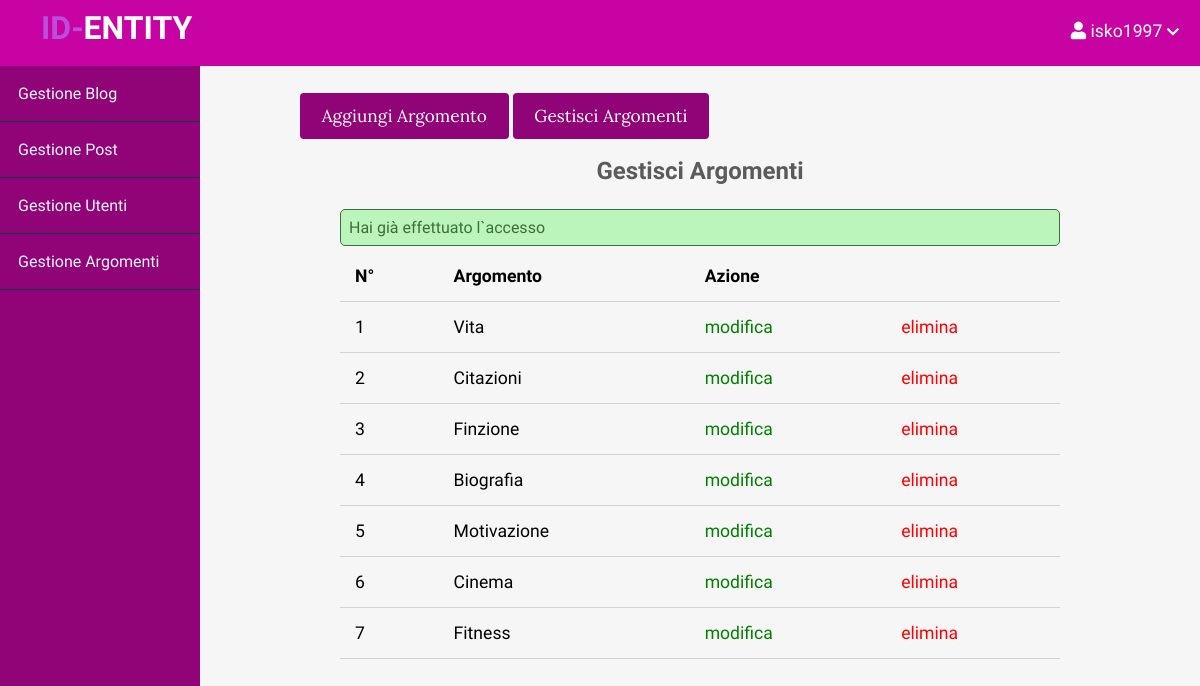
The page /admin/topics/index.php (signed in) on the database its author committed.
### tables this page shows
CREATE TABLE `topics` (
  `id` int(11) NOT NULL,
  `name` varchar(100) NOT NULL,
  `description` text NOT NULL
);

### app/controllers/topics.php (called while the page is built, shortened)
<?php
include(ROOT_PATH . "/app/database/db.php");
$table = 'topics';
$topics = selectAll($table);

### app/database/db.php (called while the page is built, shortened)
<?php
require('connect.php');
function selectAll($table, $conditions = [])
{
    global $conn;
    $sql = "SELECT * FROM $table";
    if (empty($conditions)) {
        $stmt = $conn->prepare($sql);
        $stmt->execute();
        $records = $stmt->get_result()->fetch_all(MYSQLI_ASSOC);
        return $records;
    }
}

### admin/topics/index.php (the view, shortened to what this page needs)
<?php include(ROOT_PATH . "/app/controllers/topics.php");
?>
<!DOCTYPE html>
<html lang="en">
    <head>
        <link rel="stylesheet"
            href="https://use.fontawesome.com/releases/v5.7.2/css/all.css"
>
        <link rel="stylesheet" href="../../assets/css/style.css">
        <link rel="stylesheet" href="../../assets/css/admin.css">
    </head>
    <body>
    <?php include(ROOT_PATH . "/app/includes/adminHeader.php"); ?>
        <div class="admin-wrapper">
        <?php include(ROOT_PATH . "/app/includes/adminSidebar.php"); ?>
            <div class="admin-content">
                <div class="button-group">
                    <a href="create.php" class="btn btn-big"style="background:#910477;">Aggiungi Argomento</a>
                    <a href="index.php" class="btn btn-big"style="background:#910477;">Gestisci Argomenti</a>
                </div>
                <div class="content">
                    <h2 class="page-title">Gestisci Argomenti</h2>
                    <?php include(ROOT_PATH . "/app/includes/messages.php"); ?>
                    <?php if( $_SESSION['admin']==1): ?>
                    <table>
                        <thead>
                            <th>N°</th>
                            <th>Argomento</th>
                            <th colspan="2">Azione</th>
                        </thead>
                        <tbody>
                            <?php foreach ($topics as $key => $topic): ?>
                               <tr>
                                    <td><?php echo $key + 1; ?></td>
                                    <td><?php echo $topic['name']; ?></td>
                                    <td><a href="edit.php?id=<?php echo $topic['id']; ?>" class="edit">modifica</a></td>
                                    <td><a onclick="myFunction()" value="save" class="delete">elimina</a></td>
                                </tr>
                            <?php endforeach; ?>
                        </tbody>
                    </table>
                    <?php endif; ?>
                </div>
            </div>
        </div>
    </body>
</html>

### app/includes/adminHeader.php (shortened to what this page needs)
<header style="background-color:#C704A3;">
    <a class="logo" href="<?php echo BASE_URL . '/index.php'; ?>">
        <h1 class="logo-text"><span>ID-</span>ENTITY</h1>
    </a>
    <ul class="nav">
        <?php if (isset($_SESSION['username'])): ?>
            <li>
                <a href="#">
                    <i class="fa fa-user"></i>
                    <?php echo $_SESSION['username']; ?>
                    <i class="fa fa-chevron-down" style="font-size: .8em;"></i>
                </a>
            </li>
        <?php endif; ?>
    </ul>
</header>

### app/includes/adminSidebar.php
<div class="left-sidebar" style="background-color:#910477;">
    <ul>
        <li><a href="<?php echo BASE_URL . '/admin/blogs/index.php'; ?>" onmouseover="this.style.background='#660254';" onmouseout="this.style.background='#910477';">Gestione Blog</a></li>
        <li><a href="<?php echo BASE_URL . '/admin/posts/index.php'; ?>" onmouseover="this.style.background='#660254';" onmouseout="this.style.background='#910477';">Gestione Post</a></li>
        <li><a href="/blog/admin/users/index.php?id=<?php echo $_SESSION['id']; ?>" onmouseover="this.style.background='#660254';" onmouseout="this.style.background='#910477';">Gestione Utenti</a></li>
        <li><a href="<?php echo BASE_URL . '/admin/topics/index.php'; ?>"onmouseover="this.style.background='#660254';" onmouseout="this.style.background='#910477';">Gestione Argomenti</a></li>
    </ul>
</div>

### app/includes/messages.php (shortened to what this page needs)
<?php if(isset($_SESSION['message'])): ?>
  <div class="msg <?php echo $_SESSION['type']; ?>">
    <li><?php echo $_SESSION['message']; ?></li>
  </div>
<?php endif; ?>

### assets/css/style.css (style rules this page uses)
* { box-sizing: border-box; }
html, body { height: 100%; padding: 0px; margin: 0px; background: #f6f6f6; font-family: "Varela Round", -apple-system, BlinkMacSystemFont, "Segoe UI", Roboto, "Helvetica Neue", Arial, sans-serif, "Apple Color Emoji", "Segoe UI Emoji", "Segoe UI Symbol", "Noto Color Emoji"; }
h1, h2, h3, h4, h5, h6 { font-family: "Varela Round", -apple-system, BlinkMacSystemFont, "Segoe UI", Roboto, "Helvetica Neue", Arial, sans-serif, "Apple Color Emoji", "Segoe UI Emoji", "Segoe UI Symbol", "Noto Color Emoji"; color: #5c5b5b; margin: 5px; }
a { text-decoration: none; color: inherit; }
.btn { padding: 0.5rem 1rem; background: #006669; color: white; border: 1px solid transparent; border-radius: 0.25rem; font-size: 1.08em; font-family: "Lora", serif; }
.btn-big { padding: 0.7rem 1.3rem; line-height: 1.3rem; }
.msg { width: 100%; margin: 5px auto; padding: 8px; border-radius: 5px; list-style: none; }
.success { color: #3a6e3a; border: 1px solid #3a6e3a; background: #bcf5bc; }
header { background: #172424; height: 66px; }
header * { color: white; }
header .logo { float: left; height: inherit; margin-left: 2em; font-family: "Varela Round", -apple-system, BlinkMacSystemFont, "Segoe UI", Roboto, "Helvetica Neue", Arial, sans-serif, "Apple Color Emoji", "Segoe UI Emoji", "Segoe UI Symbol", "Noto Color Emoji"; }
header .logo-text { margin: 9px; }
header .logo-text span { color: #bc4dda; }
header ul { float: right; margin: 0px; padding: 0px; list-style: none; }
header ul li { float: left; position: relative; }
header ul li a { display: block; padding: 21px; font-size: 1.1em; text-decoration: none; }
.content { width: 90%; margin: 30px auto 30px; }

### assets/css/admin.css (style rules this page uses)
header { background: #01474a; }
.admin-wrapper { display: flex; height: calc(100% - 66px); }
.admin-wrapper .left-sidebar { flex: 2; height: 100%; background: #234a57; }
.admin-wrapper .left-sidebar ul { list-style: none; margin: 0px; padding: 0px; color: aliceblue; }
.admin-wrapper .left-sidebar ul li a { padding: 18px; display: block; border-bottom: 1px solid #004044; }
.admin-wrapper .admin-content { flex: 8; height: 100%; padding: 40px 100px 100px; overflow-y: scroll; }
.admin-content .page-title { text-align: center; margin-bottom: 1.5rem; }
table { width: 100%; border-collapse: collapse; font-size: 1.1rem; }
th, td { padding: 15px; text-align: left; border-bottom: 1px solid #d3d3d3; }
.edit { color: green; }
.delete { color: red; }

### rows shown on the page
topics: name "Vita"
topics: name "Citazioni"
topics: name "Finzione"
topics: name "Biografia"
topics: name "Motivazione"
topics: name "Cinema"
topics: name "Fitness"

### other values the page prints
$_SESSION['username'] "isko1997"
$_SESSION['message'] "Hai già effettuato l`accesso"
